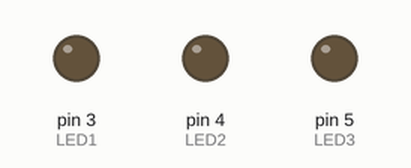
Recording of a sketch running on a simulated Arduino Uno, built with avr-gcc and run on an emulated ATmega328P. Parts: output pins drawn as LEDs (lit = HIGH). Random numbers use the default seed unless the sketch sets one.

Above: at 0.1 s.
At 11.1 s:
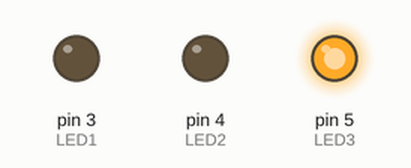
At 21.1 s:
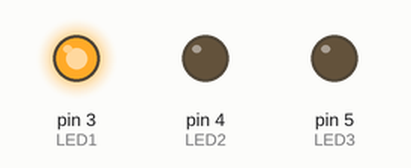
At 39.1 s:
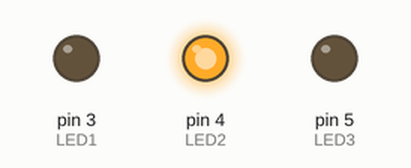
Timing chart, 0 to 40.0 s (numbered marks = the images above):
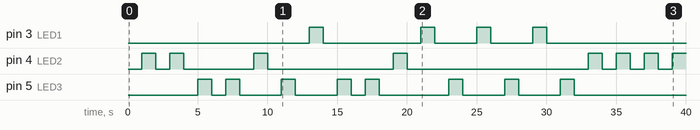

The sketch:

sketch_jul25a.ino
```cpp
#define LED1 3
#define LED2 4
#define LED3 5

void RandomLED(){
  int a;
  a = random(3);

if(a==0){
    digitalWrite(LED1,HIGH);
    digitalWrite(LED2,LOW);
    digitalWrite(LED3,LOW);
  }

  else if(a==1){
    digitalWrite(LED1,LOW);
    digitalWrite(LED2,HIGH);
   digitalWrite(LED3,LOW);
  }
else if(a==2){
    digitalWrite(LED1,LOW);
    digitalWrite(LED2,LOW);
    digitalWrite(LED3,HIGH);
  }
}

void setup(){
  Serial.begin(9600);
  pinMode(LED1,OUTPUT);
  pinMode(LED2,OUTPUT);
  pinMode(LED3,OUTPUT);
}

void loop(){
  digitalWrite(LED1, LOW);
  digitalWrite(LED2, LOW);
  digitalWrite(LED3, LOW);
  delay(1000);
  RandomLED();
  delay(1000);
}
```

Measured:
- by itself, pin 3 (LED1): LOW → HIGH at 13.0 s, → LOW 1.0 s later, → HIGH 7.0 s later, → LOW 1.0 s later, … (8 changes in this stretch)
- by itself, pin 4 (LED2): LOW → HIGH at 1.0 s, → LOW 1.0 s later, → HIGH 1.0 s later, → LOW 1.0 s later, … (15 changes in this stretch)
- by itself, pin 5 (LED3): LOW → HIGH at 5.0 s, → LOW 1.0 s later, → HIGH 1.0 s later, → LOW 1.0 s later, … (16 changes in this stretch)
